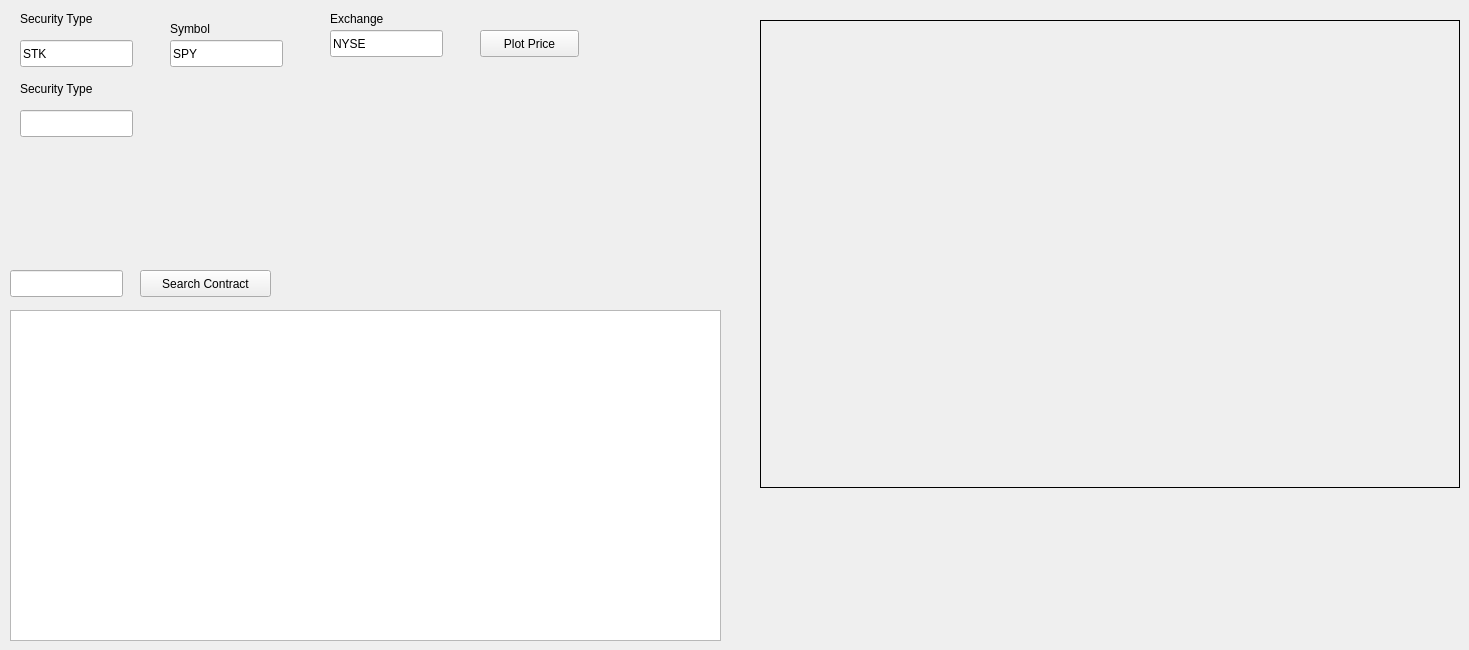
    <widget class="QWidget" name="tab_2">
     <attribute name="title">
      <string>Tab 2</string>
     </attribute>
     <widget class="QLabel" name="plotLabel1">
      <property name="geometry">
       <rect>
        <x>760</x>
        <y>20</y>
        <width>700</width>
        <height>468</height>
       </rect>
      </property>
      <property name="minimumSize">
       <size>
        <width>700</width>
        <height>300</height>
       </size>
      </property>
      <property name="palette">
       <palette>
        <active>
         <colorrole role="WindowText">
          <brush brushstyle="SolidPattern">
           <color alpha="255">
            <red>255</red>
            <green>255</green>
            <blue>255</blue>
           </color>
          </brush>
         </colorrole>
         <colorrole role="Button">
          <brush brushstyle="SolidPattern">
           <color alpha="255">
            <red>0</red>
            <green>0</green>
            <blue>0</blue>
           </color>
          </brush>
         </colorrole>
         <colorrole role="Light">
          <brush brushstyle="SolidPattern">
           <color alpha="255">
            <red>0</red>
            <green>0</green>
            <blue>0</blue>
           </color>
          </brush>
         </colorrole>
         <colorrole role="Midlight">
          <brush brushstyle="SolidPattern">
           <color alpha="255">
            <red>0</red>
            <green>0</green>
            <blue>0</blue>
           </color>
          </brush>
         </colorrole>
         <colorrole role="Dark">
          <brush brushstyle="SolidPattern">
           <color alpha="255">
            <red>0</red>
            <green>0</green>
            <blue>0</blue>
           </color>
          </brush>
         </colorrole>
         <colorrole role="Mid">
          <brush brushstyle="SolidPattern">
           <color alpha="255">
            <red>0</red>
            <green>0</green>
            <blue>0</blue>
           </color>
          </brush>
         </colorrole>
         <colorrole role="Text">
          <brush brushstyle="SolidPattern">
           <color alpha="255">
            <red>255</red>
            <green>255</green>
            <blue>255</blue>
           </color>
          </brush>
         </colorrole>
         <colorrole role="BrightText">
          <brush brushstyle="SolidPattern">
           <color alpha="255">
            <red>255</red>
            <green>255</green>
            <blue>255</blue>
           </color>
          </brush>
         </colorrole>
         <colorrole role="ButtonText">
          <brush brushstyle="SolidPattern">
           <color alpha="255">
            <red>255</red>
            <green>255</green>
            <blue>255</blue>
           </color>
          </brush>
         </colorrole>
         <colorrole role="Base">
          <brush brushstyle="SolidPattern">
           <color alpha="255">
            <red>0</red>
            <green>0</green>
            <blue>0</blue>
           </color>
          </brush>
         </colorrole>
         <colorrole role="Window">
          <brush brushstyle="SolidPattern">
           <color alpha="255">
            <red>0</red>
            <green>0</green>
            <blue>0</blue>
           </color>
          </brush>
         </colorrole>
         <colorrole role="Shadow">
          <brush brushstyle="SolidPattern">
           <color alpha="255">
            <red>0</red>
            <green>0</green>
            <blue>0</blue>
           </color>
          </brush>
         </colorrole>
         <colorrole role="AlternateBase">
          <brush brushstyle="SolidPattern">
           <color alpha="255">
            <red>0</red>
            <green>0</green>
            <blue>0</blue>
           </color>
          </brush>
         </colorrole>
         <colorrole role="ToolTipBase">
          <brush brushstyle="SolidPattern">
           <color alpha="255">
            <red>255</red>
            <green>255</green>
            <blue>220</blue>
           </color>
          </brush>
         </colorrole>
         <colorrole role="ToolTipText">
          <brush brushstyle="SolidPattern">
           <color alpha="255">
            <red>0</red>
            <green>0</green>
            <blue>0</blue>
           </color>
          </brush>
         </colorrole>
        </active>
        <inactive>
         <colorrole role="WindowText">
          <brush brushstyle="SolidPattern">
           <color alpha="255">
            <red>255</red>
            <green>255</green>
            <blue>255</blue>
           </color>
          </brush>
         </colorrole>
         <colorrole role="Button">
          <brush brushstyle="SolidPattern">
           <color alpha="255">
            <red>0</red>
            <green>0</green>
            <blue>0</blue>
           </color>
          </brush>
         </colorrole>
         <colorrole role="Light">
          <brush brushstyle="SolidPattern">
           <color alpha="255">
            <red>0</red>
            <green>0</green>
            <blue>0</blue>
           </color>
          </brush>
         </colorrole>
         <colorrole role="Midlight">
          <brush brushstyle="SolidPattern">
           <color alpha="255">
            <red>0</red>
            <green>0</green>
            <blue>0</blue>
           </color>
          </brush>
         </colorrole>
         <colorrole role="Dark">
          <brush brushstyle="SolidPattern">
           <color alpha="255">
            <red>0</red>
            <green>0</green>
            <blue>0</blue>
           </color>
          </brush>
         </colorrole>
         <colorrole role="Mid">
          <brush brushstyle="SolidPattern">
           <color alpha="255">
            <red>0</red>
            <green>0</green>
            <blue>0</blue>
           </color>
          </brush>
         </colorrole>
         <colorrole role="Text">
          <brush brushstyle="SolidPattern">
           <color alpha="255">
            <red>255</red>
            <green>255</green>
            <blue>255</blue>
           </color>
          </brush>
         </colorrole>
         <colorrole role="BrightText">
          <brush brushstyle="SolidPattern">
           <color alpha="255">
            <red>255</red>
            <green>255</green>
            <blue>255</blue>
           </color>
          </brush>
         </colorrole>
         <colorrole role="ButtonText">
          <brush brushstyle="SolidPattern">
           <color alpha="255">
            <red>255</red>
            <green>255</green>
            <blue>255</blue>
           </color>
          </brush>
         </colorrole>
         <colorrole role="Base">
          <brush brushstyle="SolidPattern">
           <color alpha="255">
            <red>0</red>
            <green>0</green>
            <blue>0</blue>
           </color>
          </brush>
         </colorrole>
         <colorrole role="Window">
          <brush brushstyle="SolidPattern">
           <color alpha="255">
            <red>0</red>
            <green>0</green>
            <blue>0</blue>
           </color>
          </brush>
         </colorrole>
         <colorrole role="Shadow">
          <brush brushstyle="SolidPattern">
           <color alpha="255">
            <red>0</red>
            <green>0</green>
            <blue>0</blue>
           </color>
          </brush>
         </colorrole>
         <colorrole role="AlternateBase">
          <brush brushstyle="SolidPattern">
           <color alpha="255">
            <red>0</red>
            <green>0</green>
            <blue>0</blue>
           </color>
          </brush>
         </colorrole>
         <colorrole role="ToolTipBase">
          <brush brushstyle="SolidPattern">
           <color alpha="255">
            <red>255</red>
            <green>255</green>
            <blue>220</blue>
           </color>
          </brush>
         </colorrole>
         <colorrole role="ToolTipText">
          <brush brushstyle="SolidPattern">
           <color alpha="255">
            <red>0</red>
            <green>0</green>
            <blue>0</blue>
           </color>
          </brush>
         </colorrole>
        </inactive>
        <disabled>
         <colorrole role="WindowText">
          <brush brushstyle="SolidPattern">
           <color alpha="255">
            <red>0</red>
            <green>0</green>
            <blue>0</blue>
           </color>
          </brush>
         </colorrole>
         <colorrole role="Button">
          <brush brushstyle="SolidPattern">
           <color alpha="255">
            <red>0</red>
            <green>0</green>
            <blue>0</blue>
           </color>
          </brush>
         </colorrole>
         <colorrole role="Light">
          <brush brushstyle="SolidPattern">
           <color alpha="255">
            <red>0</red>
            <green>0</green>
            <blue>0</blue>
           </color>
          </brush>
         </colorrole>
         <colorrole role="Midlight">
          <brush brushstyle="SolidPattern">
           <color alpha="255">
            <red>0</red>
            <green>0</green>
            <blue>0</blue>
           </color>
          </brush>
         </colorrole>
         <colorrole role="Dark">
          <brush brushstyle="SolidPattern">
           <color alpha="255">
            <red>0</red>
            <green>0</green>
            <blue>0</blue>
           </color>
          </brush>
         </colorrole>
         <colorrole role="Mid">
          <brush brushstyle="SolidPattern">
           <color alpha="255">
            <red>0</red>
            <green>0</green>
            <blue>0</blue>
           </color>
          </brush>
         </colorrole>
         <colorrole role="Text">
          <brush brushstyle="SolidPattern">
           <color alpha="255">
            <red>0</red>
            <green>0</green>
            <blue>0</blue>
           </color>
          </brush>
         </colorrole>
         <colorrole role="BrightText">
          <brush brushstyle="SolidPattern">
           <color alpha="255">
            <red>255</red>
            <green>255</green>
            <blue>255</blue>
           </color>
          </brush>
         </colorrole>
         <colorrole role="ButtonText">
          <brush brushstyle="SolidPattern">
           <color alpha="255">
            <red>0</red>
            <green>0</green>
            <blue>0</blue>
           </color>
          </brush>
         </colorrole>
         <colorrole role="Base">
          <brush brushstyle="SolidPattern">
           <color alpha="255">
            <red>0</red>
            <green>0</green>
            <blue>0</blue>
           </color>
          </brush>
         </colorrole>
         <colorrole role="Window">
          <brush brushstyle="SolidPattern">
           <color alpha="255">
            <red>0</red>
            <green>0</green>
            <blue>0</blue>
           </color>
          </brush>
         </colorrole>
         <colorrole role="Shadow">
          <brush brushstyle="SolidPattern">
           <color alpha="255">
            <red>0</red>
            <green>0</green>
            <blue>0</blue>
           </color>
          </brush>
         </colorrole>
         <colorrole role="AlternateBase">
          <brush brushstyle="SolidPattern">
           <color alpha="255">
            <red>0</red>
            <green>0</green>
            <blue>0</blue>
           </color>
          </brush>
         </colorrole>
         <colorrole role="ToolTipBase">
          <brush brushstyle="SolidPattern">
           <color alpha="255">
            <red>255</red>
            <green>255</green>
            <blue>220</blue>
           </color>
          </brush>
         </colorrole>
         <colorrole role="ToolTipText">
          <brush brushstyle="SolidPattern">
           <color alpha="255">
            <red>0</red>
            <green>0</green>
            <blue>0</blue>
           </color>
          </brush>
         </colorrole>
        </disabled>
       </palette>
      </property>
      <property name="autoFillBackground">
       <bool>false</bool>
      </property>
      <property name="frameShape">
       <enum>QFrame::StyledPanel</enum>
      </property>
      <property name="text">
       <string/>
      </property>
     </widget>
     <widget class="QPushButton" name="pltPricePB">
      <property name="geometry">
       <rect>
        <x>480</x>
        <y>30</y>
        <width>99</width>
        <height>27</height>
       </rect>
      </property>
      <property name="text">
       <string>Plot Price</string>
      </property>
     </widget>
     <widget class="QLineEdit" name="secTypeLE">
      <property name="geometry">
       <rect>
        <x>20</x>
        <y>40</y>
        <width>113</width>
        <height>27</height>
       </rect>
      </property>
      <property name="text">
       <string>STK</string>
      </property>
     </widget>
     <widget class="QLineEdit" name="symbolLE">
      <property name="geometry">
       <rect>
        <x>170</x>
        <y>40</y>
        <width>113</width>
        <height>27</height>
       </rect>
      </property>
      <property name="text">
       <string>SPY</string>
      </property>
     </widget>
     <widget class="QLineEdit" name="exchangeLE">
      <property name="geometry">
       <rect>
        <x>330</x>
        <y>30</y>
        <width>113</width>
        <height>27</height>
       </rect>
      </property>
      <property name="text">
       <string>NYSE</string>
      </property>
     </widget>
     <widget class="QLabel" name="label">
      <property name="geometry">
       <rect>
        <x>20</x>
        <y>10</y>
        <width>111</width>
        <height>17</height>
       </rect>
      </property>
      <property name="text">
       <string>Security Type</string>
      </property>
     </widget>
     <widget class="QLabel" name="label_2">
      <property name="geometry">
       <rect>
        <x>170</x>
        <y>20</y>
        <width>111</width>
        <height>17</height>
       </rect>
      </property>
      <property name="text">
       <string>Symbol</string>
      </property>
     </widget>
     <widget class="QLabel" name="label_3">
      <property name="geometry">
       <rect>
        <x>330</x>
        <y>10</y>
        <width>111</width>
        <height>17</height>
       </rect>
      </property>
      <property name="text">
       <string>Exchange</string>
      </property>
     </widget>
     <widget class="QPushButton" name="searchContractPB">
      <property name="geometry">
       <rect>
        <x>140</x>
        <y>270</y>
        <width>131</width>
        <height>27</height>
       </rect>
      </property>
      <property name="text">
       <string>Search Contract</string>
      </property>
     </widget>
     <widget class="QLineEdit" name="searchContractLE">
      <property name="geometry">
       <rect>
        <x>10</x>
        <y>270</y>
        <width>113</width>
        <height>27</height>
       </rect>
      </property>
     </widget>
     <widget class="QTextEdit" name="searchContractTE">
      <property name="geometry">
       <rect>
        <x>10</x>
        <y>310</y>
        <width>711</width>
        <height>331</height>
       </rect>
      </property>
      <property name="readOnly">
       <bool>true</bool>
      </property>
     </widget>
     <widget class="QLabel" name="label_4">
      <property name="geometry">
       <rect>
        <x>20</x>
        <y>80</y>
        <width>111</width>
        <height>17</height>
       </rect>
      </property>
      <property name="text">
       <string>Security Type</string>
      </property>
     </widget>
     <widget class="QLineEdit" name="secType2LE">
      <property name="geometry">
       <rect>
        <x>20</x>
        <y>110</y>
        <width>113</width>
        <height>27</height>
       </rect>
      </property>
      <property name="text">
       <string/>
      </property>
     </widget>
    </widget>
